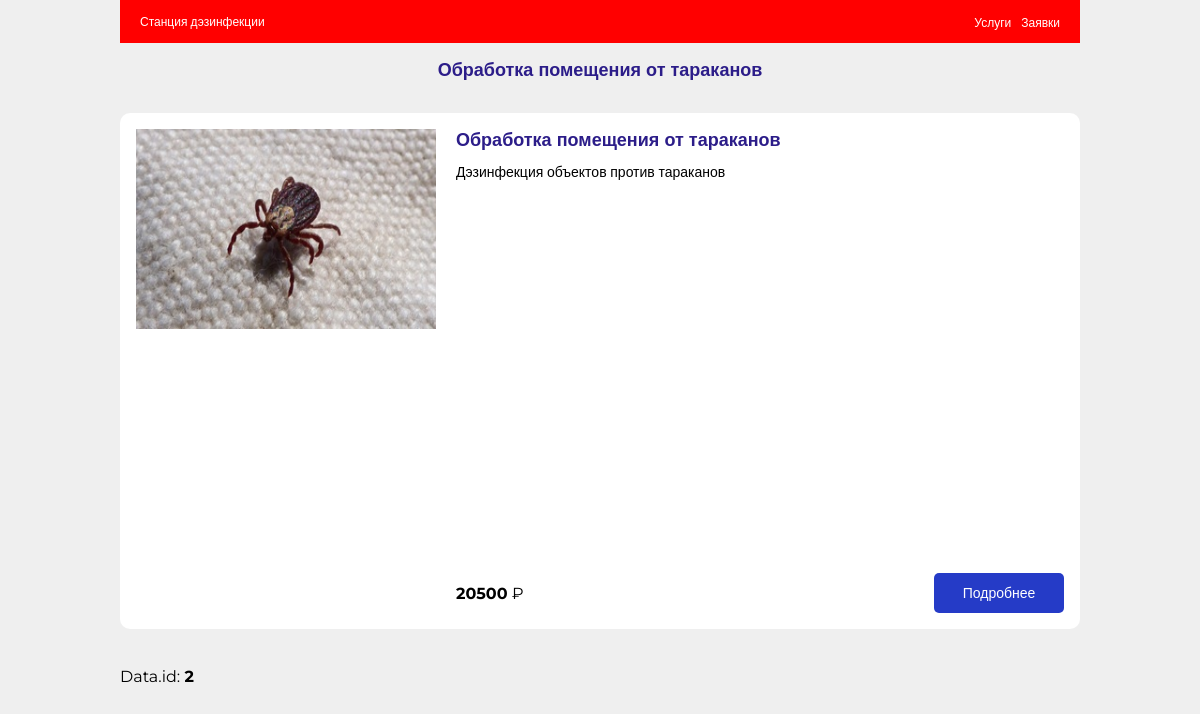
/page/2, run on the app's committed database.
### bmstu_lab/models.py (models this page shows)
class Cards(models.Model):
    idCard = models.IntegerField()
    title = models.TextField()
    desc = models.TextField()
    img = models.TextField()
    cost = models.IntegerField()

### bmstu_lab/views.py (the view)
# urls.py: path('page/<int:id>', views.custom_page),
def custom_page(request, id):
    card_item = Cards.objects.get(pk=id)
    return render(request, 'page.html', {'data': card_item})

### templates/page.html
{% extends 'base.html' %}
{% load static %}
{% block content %}
    <div class="space">
        {% include 'header.html' %}
        <h1 class="details-title">{{ data.title }}</h1>
        <div class="card card-details">
            <div class="media">
                <img src="{% static data.img %}" class="image" alt="covid"/>
            </div>
            <div class="content">
                <div class="content-top">
                    <p class="title">{{ data.title }}</p>
                    <p class="desc">{{ data.desc }}</p>
                </div>
                <div class="control">
                    <p class="cost"><b>{{ data.cost }}</b> ₽</p>
                    <a href="/page/{{ data.id }}" class="more">Подробнее</a>
                </div>
            </div>
        </div>
        <br/>
        <br/>
        Data.id: <b> {{ data.id }} </b>
    </div>
{% endblock %}

### bmstu_lab/static/css/style.css (style rules this page uses)
* { margin: 0; padding: 0; font-family: 'Montserrat', sans-serif; color: #000000; box-sizing: border-box; }
body { background: #EFEFEF; }
.space { width: 80%; max-width: 1296px; min-width: 960px; margin: 0 auto; }
.card { border-radius: 10px; background-color: #fff; padding: 16px; display: flex; justify-content: flex-start; width: 100%; overflow: hidden; }
.card img { width: 300px; height: 200px; object-fit: fill; }
.media { width: 300px; margin-right: 20px; }
.card .title { color: #2C1D89; font-size: 18px; font-weight: bold; margin-bottom: 12px; }
.card .desc { font-size: 14px; }
.content { flex-grow: 1; display: flex; flex-direction: column; justify-content: space-between; }
.control { display: flex; justify-content: space-between; align-items: center; }
.control a { font-size: 14px; }
.more { font-size: 18px; color: #fff; width: 130px; height: 40px; background-color: #253bc7; display: flex; justify-content: center; align-items: center; border-radius: 5px; text-decoration: none; }
.card-details { height: 516px; }
.details-title { text-align: center; font-size: 18px; color: #2C1D89; margin: 16px 0 32px; }

### data on the page
Cards: title "Обработка помещения от тараканов", img (picture), desc "Дэзинфекция объектов против тараканов", cost "20500", id "2"
